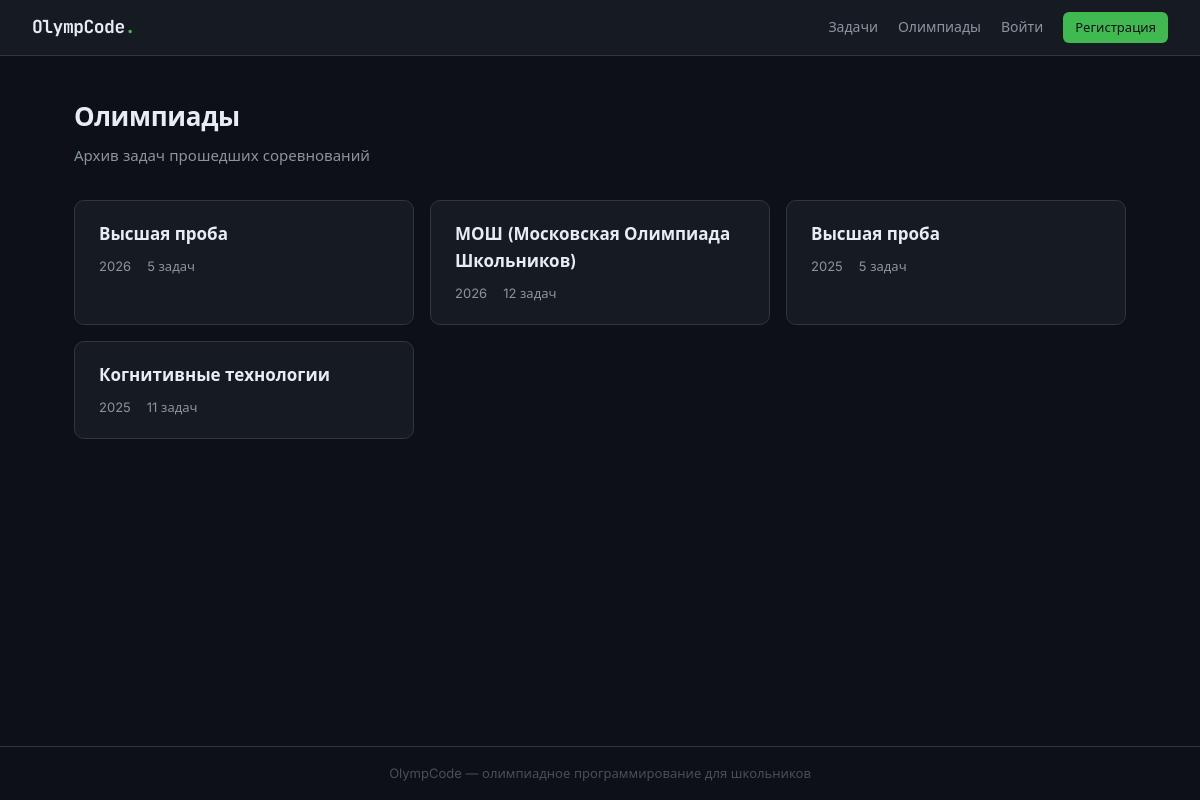
The app's page /contests/ with its own data.
### models.py (models this page shows)
class Contest(Base):
    __tablename__ = "contests"
    id:          Mapped[int]        = mapped_column(Integer, primary_key=True)
    title:       Mapped[str]        = mapped_column(String(256))
    year:        Mapped[int | None] = mapped_column(Integer, nullable=True)
    description: Mapped[str | None] = mapped_column(Text, nullable=True)
    format:      Mapped[ContestFormat] = mapped_column(SAEnum(ContestFormat), default=ContestFormat.POLYGON)
    created_at:  Mapped[datetime]   = mapped_column(DateTime, default=datetime.now)
    contest_tasks: Mapped[list["ContestTask"]] = relationship(back_populates="contest")

### routers/contests.py (the view)
@router.get("/")
async def contests_list(request: Request, db: Session = Depends(get_db)):
    user     = get_current_user(request, db)
    contests = db.query(Contest).order_by(Contest.year.desc(), Contest.title).all()
    return templates.TemplateResponse("contests/index.html", {
        "request":  request,
        "user":     user,
        "contests": contests,
    })

### templates/contests/index.html (shortened to what this page needs)
{% extends "base.html" %}
{% block content %}
<div class="page-header">
  <h1>Олимпиады</h1>
  <p>Архив задач прошедших соревнований</p>
</div>
{% if contests %}
<div class="topics-grid">
  {% for contest in contests %}
  <a href="/contests/{{ contest.id }}" class="topic-card">
    <div class="topic-card__title">{{ contest.title }}</div>
    <div class="topic-card__meta">
      {% if contest.year %}<span>{{ contest.year }}</span>{% endif %}
      <span>{{ contest.contest_tasks | length }} задач</span>
    </div>
  </a>
  {% endfor %}
</div>
{% endif %}
{% endblock %}

### templates/base.html (shortened to what this page needs)
<!DOCTYPE html>
<html lang="ru">
<head>
  <link rel="stylesheet" href="/static/css/main.css">
</head>
<body>
<nav class="navbar">
  <a href="/" class="nav-logo">OlympCode<span class="logo-dot">.</span></a>
  <div class="nav-links">
    <a href="/" class="nav-link">Задачи</a>
    <a href="/contests/" class="nav-link">Олимпиады</a>
    {% if user %}
      {% if user.is_admin %}<a href="/admin/" class="nav-link" style="color:var(--amber)">Админ</a>{% endif %}
      <a href="/profile/" class="nav-link">{{ user.username }}</a>
      <a href="/auth/logout" class="nav-link nav-link--muted">Выйти</a>
    {% else %}
      <a href="/auth/login" class="nav-link">Войти</a>
      <a href="/auth/register" class="btn btn--sm btn--primary">Регистрация</a>
    {% endif %}
  </div>
</nav>
<main class="main-content">
  {% block content %}{% endblock %}
</main>
<footer class="footer">
  <span>OlympCode — олимпиадное программирование для школьников</span>
</footer>
</body>
</html>

### static/css/main.css (style rules this page uses)
*, *::before, *::after { box-sizing: border-box; margin: 0; padding: 0; }
:root { --bg: #0d1117; --bg-card: #161b22; --bg-input: #0d1117; --border: #30363d; --border-hi: #58a6ff; --text: #e6edf3; --text-2: #8b949e; --text-3: #484f58; --green: #3fb950; --green-dim: #1a4226; --red: #f85149; --red-dim: #3d1a19; --amber: #d29922; --amber-dim: #2d2208; --blue: #58a6ff; --mono: 'JetBrains Mono', 'Courier New', monospace; --sans: 'Inter', system-ui, sans-serif; --radius: 6px; --radius-lg: 10px; }
html { scroll-behavior: smooth; }
body { background: var(--bg); color: var(--text); font-family: var(--sans); font-size: 15px; line-height: 1.6; min-height: 100vh; display: flex; flex-direction: column; }
a { color: var(--blue); text-decoration: none; }
.navbar { display: flex; align-items: center; justify-content: space-between; padding: 0 32px; height: 56px; border-bottom: 1px solid var(--border); background: var(--bg-card); position: sticky; top: 0; z-index: 100; }
.nav-logo { font-family: var(--mono); font-weight: 700; font-size: 18px; color: var(--text); text-decoration: none; letter-spacing: -0.5px; }
.logo-dot { color: var(--green); }
.nav-links { display: flex; align-items: center; gap: 20px; }
.nav-link { color: var(--text-2); font-size: 14px; text-decoration: none; transition: color .15s; }
.main-content { flex: 1; max-width: 1100px; width: 100%; margin: 0 auto; padding: 40px 24px; }
.footer { border-top: 1px solid var(--border); padding: 16px 32px; text-align: center; font-size: 13px; color: var(--text-3); }
.btn { display: inline-flex; align-items: center; gap: 6px; padding: 8px 18px; border-radius: var(--radius); font-size: 14px; font-weight: 500; cursor: pointer; border: none; transition: opacity .15s, background .15s; text-decoration: none; }
.btn--primary { background: var(--green); color: #0d1117; }
.btn--sm { padding: 5px 12px; font-size: 13px; }
.page-header { margin-bottom: 32px; }
.page-header h1 { font-size: 26px; font-weight: 600; letter-spacing: -0.3px; }
.page-header p { color: var(--text-2); margin-top: 6px; }
.topics-grid { display: grid; grid-template-columns: repeat(auto-fill, minmax(320px, 1fr)); gap: 16px; }
.topic-card { background: var(--bg-card); border: 1px solid var(--border); border-radius: var(--radius-lg); padding: 20px 24px; text-decoration: none; color: var(--text); transition: border-color .15s, transform .15s, box-shadow .15s; display: block; }
.topic-card__title { font-size: 17px; font-weight: 600; margin-bottom: 8px; }
.topic-card__meta { font-size: 13px; color: var(--text-2); display: flex; gap: 16px; }

### records on screen
Contest: title "Высшая проба", year "2026", contest_tasks|length "5"
Contest: title "МОШ (Московская Олимпиада Школьников)", year "2026", contest_tasks|length "12"
Contest: title "Высшая проба", year "2025", contest_tasks|length "5"
Contest: title "Когнитивные технологии", year "2025", contest_tasks|length "11"
